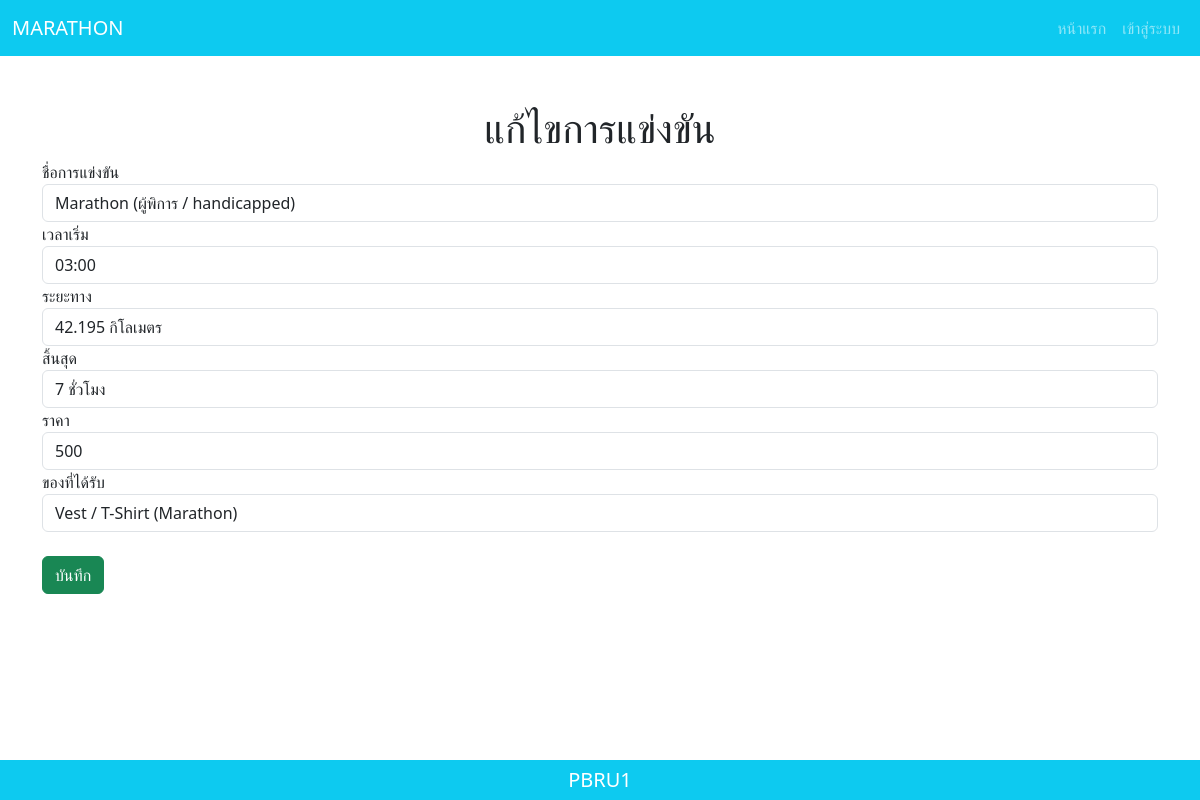
The app's page /pbru2/edit.php?id=3 with its own data.
### tables this page shows
CREATE TABLE `race_type` (
  `race_id` int(11) NOT NULL,
  `race_name` varchar(100) NOT NULL,
  `start_time` varchar(100) NOT NULL,
  `distance` varchar(100) NOT NULL,
  `time_limit` varchar(100) NOT NULL,
  `fee` int(11) NOT NULL,
  `Giveaway` text NOT NULL
);

### pbru2/db/connect.php (called while the page is built, shortened)
<?php
$host ="localhost";
$username="root";
$password="";
$db="pbru2";
$dsn="mysql:host=$host;dbname=$db;charset=utf8";
try{
    $pdo = new PDO($dsn,$username,$password);
}catch(PDOException $e){
    echo $e->getMessage();
    return false;
}
require_once "controller.php";
$controller = new controller($pdo);
?>

### pbru2/db/controller.php (called while the page is built, shortened)
<?php
class controller{
    private $db;
    function __construct($con){
        $this->db=$con;
    }
    function edit_race_type($id){
        try{
            $sql="SELECT * FROM race_type WHERE race_id=:id";
            $stmt = $this->db->prepare($sql);
            $stmt->bindParam(":id",$id);
            $stmt->execute();
            $result = $stmt->fetch(PDO::FETCH_ASSOC);
            return $result;
        }catch(PDOException $e){
            echo $e->getMessage();
            return false;
        }
    }
}
?>

### pbru2/edit.php (the view, shortened to what this page needs)
<?php
require_once("db/connect.php");
require_once("layout/header.php");
if(!isset($_GET["id"])){
}else{
    $id =$_GET["id"];
    $race = $controller -> edit_race_type($id);
}
?>
<div class="container my-5">
    <h1 class="text-center">แก้ไขการแข่งขัน</h1>
   <form action="update_race.php" method="POST">
    <div class="form-group">
        <label for="">ชื่อการแข่งขัน</label>
        <input type="text" name="race_name" class="form-control" value="<?php echo $race["race_name"];?>">
    </div>
    <div class="form-group">
        <label for="">เวลาเริ่ม</label>
        <input type="text" name="start_time" class="form-control" value="<?php echo $race["start_time"];?>">
    </div>
    <div class="form-group">
        <label for="">ระยะทาง</label>
        <input type="text" name="distance" class="form-control" value="<?php echo $race["distance"];?>">
    </div>
    <div class="form-group">
        <label for="">สิ้นสุด</label>
        <input type="text" name="time_limit" class="form-control" value="<?php echo $race["time_limit"];?>">
    </div>
    <div class="form-group">
        <label for="">ราคา</label>
        <input type="number" name="fee" class="form-control" value="<?php echo $race["fee"];?>">
    </div>
    <div class="form-group">
        <label for="">ของที่ได้รับ</label>
        <input type="text" name="Giveaway" class="form-control" value="<?php echo $race["Giveaway"];?>">
    </div>
    <input type="submit" name="submit" value="บันทึก" class="btn btn-success my-4">
   </form>
</div>
<?php
require_once("layout/footer.php")
?>

### records on screen
race_type: race_name "Marathon (ผู้พิการ / handicapped)", start_time "03:00", distance "42.195 กิโลเมตร", time_limit "7 ชั่วโมง", fee "500", Giveaway "Vest / T-Shirt (Marathon)"
